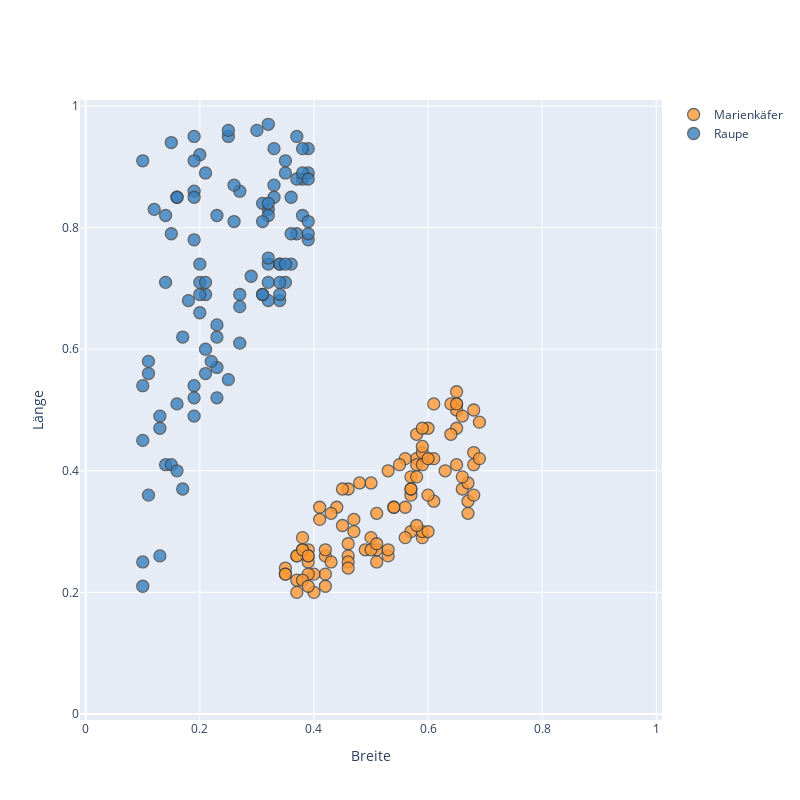

The code cell stored with this chart in its notebook:
### Markdown cell above
<div class="alert alert-block alert-success">
Im Folgenden wird das Streudiagramm mit den Daten der 200 Insekten (100 Marienkäfer und 100 Raupen) dargestellt.
    
- **Wenn du den Cursor auf einen Punkt in der Graphik bewegst, bekommst du Informationen angezeigt.**

### Code cell
square_layout = go.Layout(
    xaxis={"title": "Breite", "range": [-0.01, 1.01]},
    yaxis={"title": "Länge", "range": [-0.01, 1.01]},
    height=800,
    width=800,
)

df_kaefer.iplot(
    "scatter",
    mode="markers",
    layout=square_layout,
    x="Breite",
    y="Länge",
    categories="Insekt",
)
